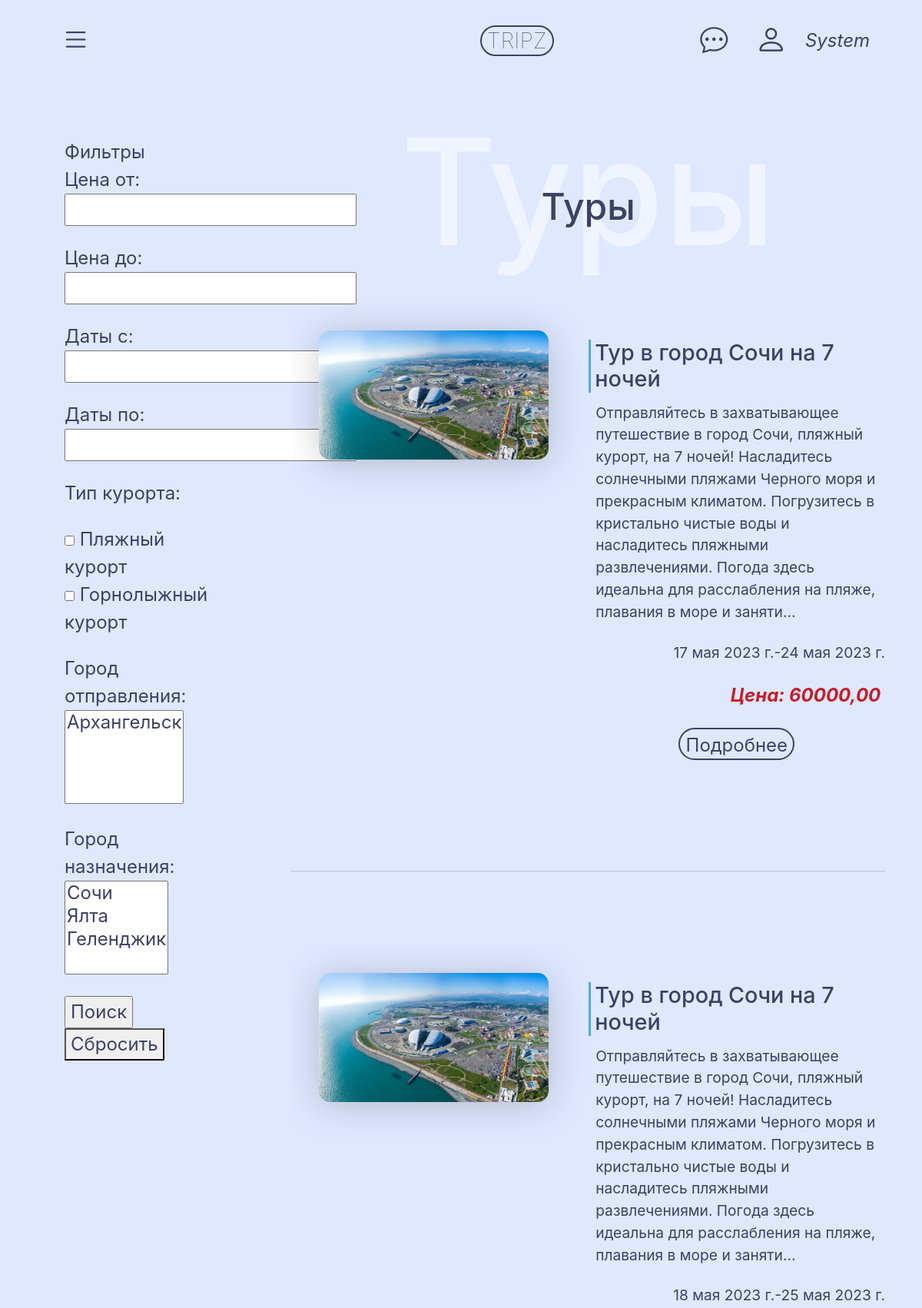
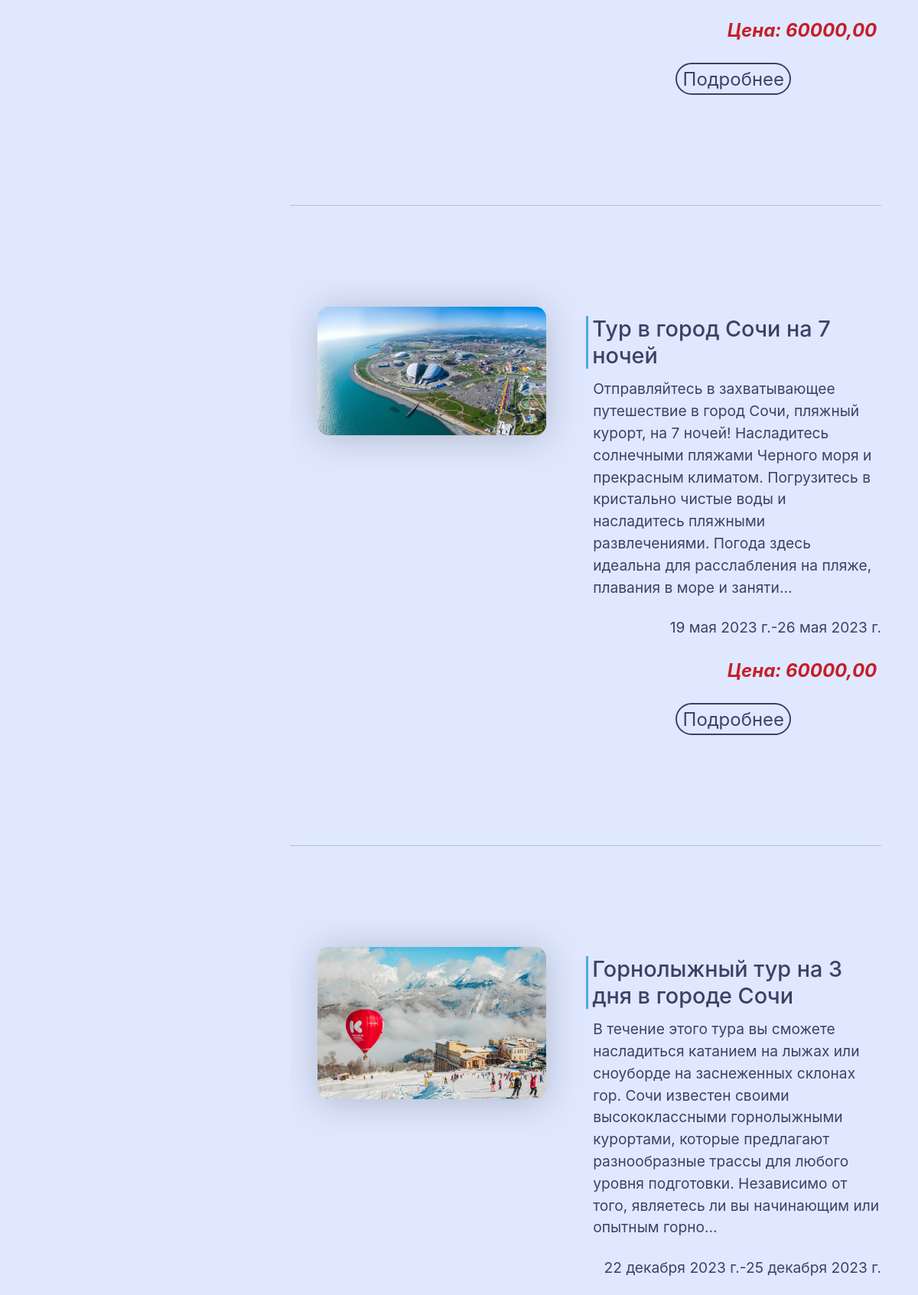
/tours (signed in, upper part), run on the app's committed database (2 pictures, top to bottom).
### tours/models.py (models this page shows, shortened)
class Service(models.Model):
    tour = models.ForeignKey(Tour, blank=True, null=True, on_delete=models.PROTECT, verbose_name='Тур')
    additional_service = models.ForeignKey(AdditionalService, blank=True, null=True,
                                           on_delete=models.PROTECT, verbose_name='Дополнительная услуга')
    price = models.DecimalField(max_digits=10, decimal_places=2, verbose_name='Цена')
    start_date = models.DateField(blank=True, null=True, verbose_name='Дата начала(для туров)')
    end_date = models.DateField(blank=True, null=True, verbose_name='Дата окончания(для туров)')
    class Meta:
        verbose_name = 'Услуга'
        verbose_name_plural = 'Услуги'

class Tour(models.Model):
    title = models.CharField(max_length=120, verbose_name='Наименование')
    description = models.TextField(null=True, blank=True, verbose_name='Описание')
    departure_city = models.ForeignKey(City, on_delete=models.PROTECT, verbose_name='Город отправления')
    insurance = models.ForeignKey(Insurance, on_delete=models.PROTECT, verbose_name='Страховка')
    type_of_resort = models.ForeignKey(TypeOfResort, on_delete=models.PROTECT, verbose_name='Тип курорта')
    living_conditions = models.ForeignKey(LivingConditions, on_delete=models.PROTECT, verbose_name='Условия проживания')
    image = models.ImageField(upload_to='tours/', null=True,
                                blank=True, verbose_name='Обложка')
    class Meta:
        verbose_name = 'Тур'
        verbose_name_plural = 'Туры'

### pages/views.py (the view)
# urls.py: path('tours', views.tours_view, name='tours'),
def tours_view(request):
    tours = Service.objects.filter(tour__isnull=False)
    form = FilterForTours(request.GET)
    if form.is_valid():
        if form.cleaned_data["min_price"]:
            min_price = Decimal(form.cleaned_data["min_price"])
            tours = tours.filter(price__gte=min_price)
        if form.cleaned_data["max_price"]:
            max_price = Decimal(form.cleaned_data["max_price"])
            tours = tours.filter(price__lte=max_price)
        if form.cleaned_data["min_date"]:
            min_date = form.cleaned_data["min_date"]
            tours = tours.filter(start_date__gte=min_date)
        if form.cleaned_data["max_date"]:
            max_date = form.cleaned_data["max_date"]
            tours = tours.filter(end_date__lte=max_date)
        if 'reset' in request.GET:
            return redirect('tours_view')
    context = {
        'tours': tours,
        'form': form,
    }
    return render(request, "tours.html", context)

### pages/templates/tours.html (shortened to what this page needs)
{% extends 'base.html' %}
{% block content %}
    <div class="header">
        <div class="nav-custom">{% include 'navbar.html' %}</div>
    </div>
    <div class="main-content block">
        <div class="block-prev">
            Фильтры
            <form action="" method="get" class="some-smaller">
                <div style="font-size: smaller">{{ form.as_p }}</div>
                <input type="submit" value="Поиск">
                <button type="reset" onclick="location.href='{% url 'tours' %}'">Сбросить</button>
            </form>
        </div>
        <div class="news-div block-next">
            <div class="main-text-container">
                <h1 class="main-text-bg">Туры</h1>
                <h3 class="main-text-fr">Туры</h3>
            </div>
            {% for tour in tours %}
                <div class="block">
                    <div class="img-in-block-container">
                        <img src="{{ tour.tour.image.url }}" class="img-in-block">
                    </div>
                    <div class="text-in-block">
                        <h6>
                            {{ tour.tour.title }}
                        </h6>
                        <p>{{ tour.tour.description|truncatechars_html:300|linebreaksbr }}</p>
                        <p style="text-align: right">{{ tour.start_date }}-{{ tour.end_date }}</p>
                        <p style="text-align: right; padding-right: 0.3em"><i style="color: #c61e29; font-weight: bolder">Цена: {{ tour.price }}</i></p>
                        <p style="text-align: right">
                            <div class="button-block">
                                <div class="custom-button"><a href="tour/{{ tour.id }}">Подробнее</a></div>
                            </div>
                        </p>
                    </div>
                </div>
                <hr>
            {% endfor %}
        </div>
    </div>
{% endblock %}

### pages/templates/navbar.html (shortened to what this page needs)
{% block content %}
    <div class="navbar">
        <ul class="navbar-list">
            <li class="navbar-item navbar-item-left"><i class="bi bi-list" style="font-size: 1.55rem;
            cursor: pointer;" onclick="toggleMenu()"></i></li>
            <li class="navbar-item navbar-item-center"><a href="/" class="nav-logo-borders">TRIPZ</a></li>
            <li class="navbar-item navbar-item-right">
                {% if request.user.is_authenticated %}
                    <i class="bi bi-chat-dots" style="font-size: 1.5rem; margin-bottom: 0.4em"></i>
                {% endif %}
                {% if request.user.is_authenticated %}
                    <a href="{% url 'logout' %}" class="bi"><i class="bi bi-person" style="font-size: 1.7rem;"></i></a>
                {% else %}
                    <a href="{% url 'login' %}" class="bi"><i class="bi bi-person" style="font-size: 1.7rem;"></i></a>
                {% endif %}
                {% if request.user.is_authenticated %}
                    <i>{{ request.user.get_full_name }}</i>
                {% endif %}
            </li>
        </ul>
    </div>
{% endblock content %}

### pages/templates/navbar.html (style rules this page uses)
.nav-logo-borders { border-style: solid; border-radius: 1000px; border-width: 0.09em; padding: 0.3rem 0.3rem; line-height: 0.9rem; font-size: 1.2em; font-weight: 100; margin-right: 3em; margin-left: 14em; text-decoration: none; color: inherit; }
.navbar { display: flex; justify-content: space-between; align-items: center; padding: 10px; width: 100%; }
.navbar-list { display: flex; list-style: none; padding: 0; margin: 0; width: 100%; }
.navbar-item { display: flex; align-items: center; margin: 0 10px; }
.navbar-item-left { margin-right: auto; }
.navbar-item-right { margin-left: auto; }
.bi { margin: 0.5rem; }

### pages/templates/tours.html (style rules this page uses)
.some-smaller { font-size: 18px; font: inherit; }
.nav-custom { z-index: 10000; position: fixed; top: 0px; width: 100%; background: none; padding: 0em 2em; }
.main-content { width: 100%; padding: 2em; margin-bottom: 2em; }
.main-text-container { position: relative; height: auto; margin-top: 4em; }
.main-text-bg { position: absolute; z-index: 1; font-size: 8em; color: rgba(255, 255, 255, 0.5); text-align: center; width: 100%; top: -0.55em; }
.main-text-fr { position: relative; font-size: 2em; z-index: 2; text-align: center; }
.block { margin-top: 4em; overflow: hidden; }
.img-in-block-container { float: left; width: 50%; padding: 1.5em 1.5em 1.8em; }
.block-prev { float: left; width: 25%; padding: 1.5em 1.5em 1.8em; display: inline-block; }
.block-next { overflow: hidden; margin-left: 30%; }
.img-in-block { max-width: 95%; border-radius: 0.6em; filter: drop-shadow(0em 0.2em 1em rgba(0, 0, 0, 0.2)); height: auto; }
.text-in-block { margin-top: 2em; overflow: hidden; margin-left: 50%; }
.text-in-block h6 { position: relative; font-size: 1.2em; border-left-style: solid; border-left-color: #4AABE1; padding-left: 0.2em; }
.text-in-block p { position: relative; padding-left: 0.5em; font-size: 0.8em; }
.header { width: 100%; }
.button-block { width: 100%; padding-bottom: 4em; }
.custom-button { border-style: solid; border-radius: 1000px; border-width: 0.09em; padding: 0.3rem 0.3rem; line-height: 0.9rem; font-size: 1.2em; font-weight: 100; text-decoration: none; color: inherit; width: max-content; margin: auto; }
.custom-button a { color: inherit; text-decoration: none; }

### pages/templates/base.html (style rules this page uses)
* { font-family: 'Inter', sans-serif; font-weight: normal; font-size: 24px; color: #3C4166; }

### data on the page
Service: tour.image (picture), tour "Тур в город Сочи на 7 ночей", tour.description "Отправляйтесь в захватывающее путешествие в город Сочи, пляжный курорт, на 7 ночей! Насладитесь солнечными пляжами Черного моря и прекрасным климатом. Погрузитесь в кристально чистые воды и насладитесь пляжными развлечениями. Погода здесь идеальна для расслабления на пляже, плавания в море и заняти…", start_date "17 мая 2023 г.", end_date "24 мая 2023 г.", price "60000,00"
Service: tour.image (picture), tour "Тур в город Сочи на 7 ночей", tour.description "Отправляйтесь в захватывающее путешествие в город Сочи, пляжный курорт, на 7 ночей! Насладитесь солнечными пляжами Черного моря и прекрасным климатом. Погрузитесь в кристально чистые воды и насладитесь пляжными развлечениями. Погода здесь идеальна для расслабления на пляже, плавания в море и заняти…", start_date "18 мая 2023 г.", end_date "25 мая 2023 г.", price "60000,00"
Service: tour.image (picture), tour "Тур в город Сочи на 7 ночей", tour.description "Отправляйтесь в захватывающее путешествие в город Сочи, пляжный курорт, на 7 ночей! Насладитесь солнечными пляжами Черного моря и прекрасным климатом. Погрузитесь в кристально чистые воды и насладитесь пляжными развлечениями. Погода здесь идеальна для расслабления на пляже, плавания в море и заняти…", start_date "19 мая 2023 г.", end_date "26 мая 2023 г.", price "60000,00"
Service: tour.image (picture), tour "Горнолыжный тур на 3 дня в городе Сочи", tour.description "В течение этого тура вы сможете насладиться катанием на лыжах или сноуборде на заснеженных склонах гор. Сочи известен своими высококлассными горнолыжными курортами, которые предлагают разнообразные трассы для любого уровня подготовки. Независимо от того, являетесь ли вы начинающим или опытным горно…", start_date "22 декабря 2023 г.", end_date "25 декабря 2023 г."

### other printed values
{{ request.user.get_full_name }} "System"
